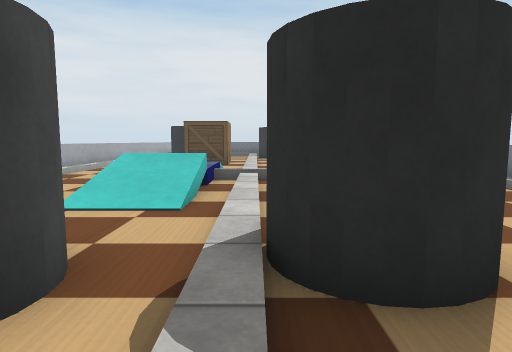
view 1 (above)

16 first-person views from a walk through a robot-simulator world made for Webots. The camera is 0.09 m above the floor, tilts 6° down and sees 75° across. The floor is counted in squares, 0.1 m on a side. Each view is taken from the middle of a square. On the plan, view 1 faces up. The plan holds only what a view shows up to about 11 squares ahead; the rest is blank. The robots in the file are not drawn. Webots' stock objects and surfaces are drawn as simple stand-ins.

view 2
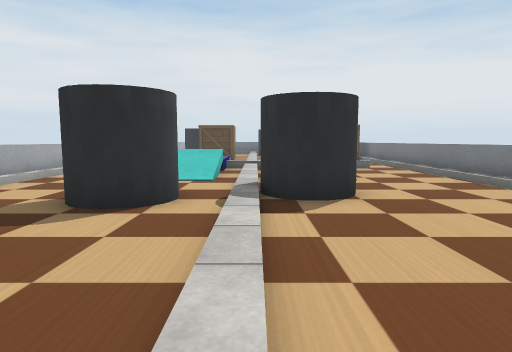

view 3
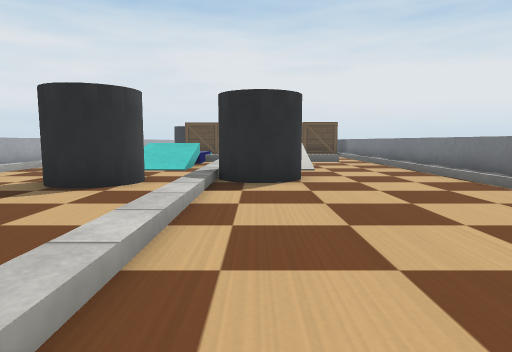

view 4
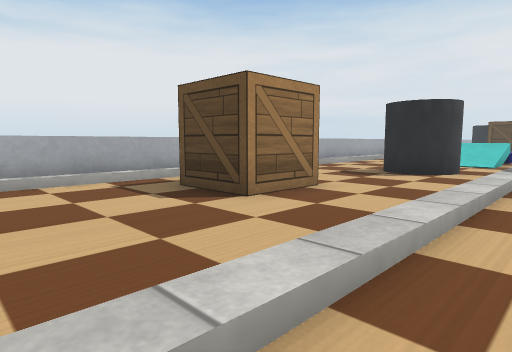

view 5
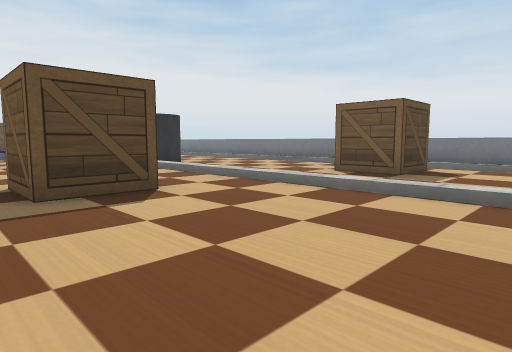

view 6
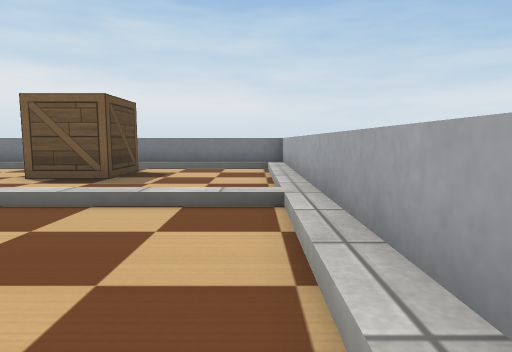

view 7
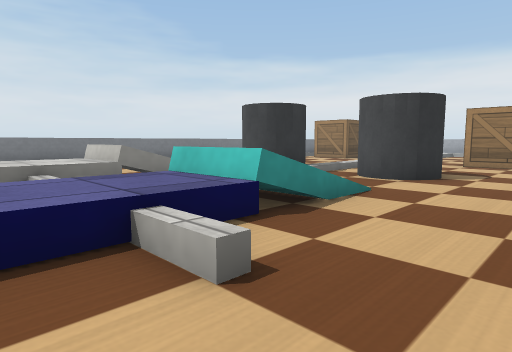

view 8
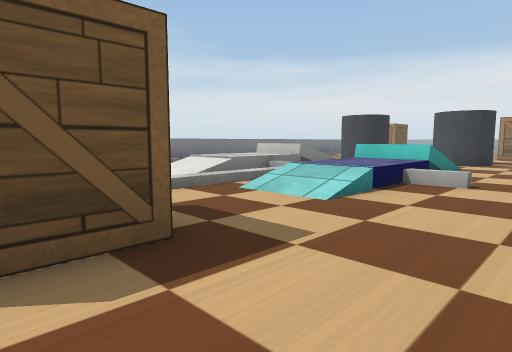

view 9
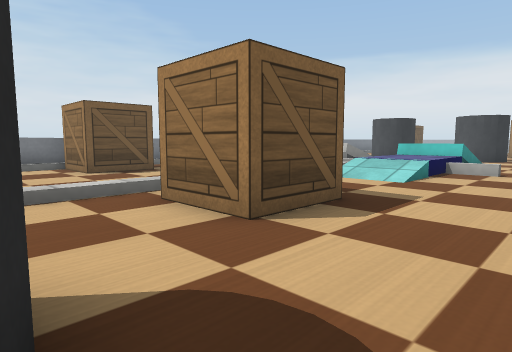

view 10
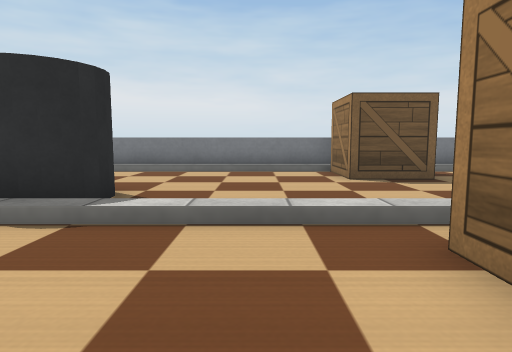

view 11
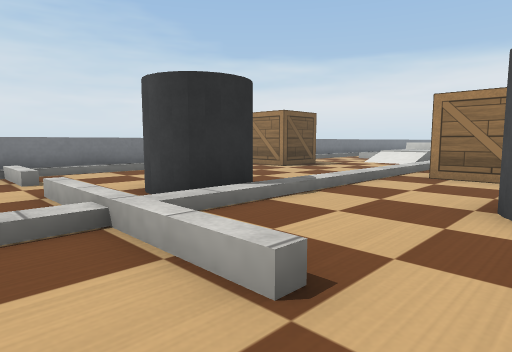

view 12
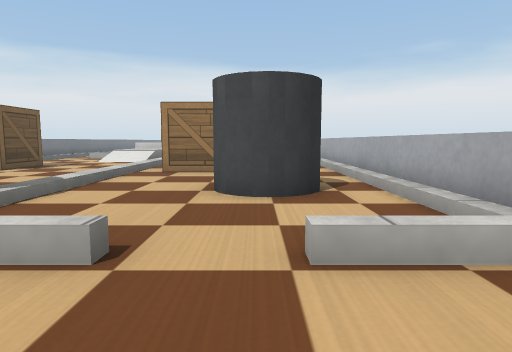

view 13
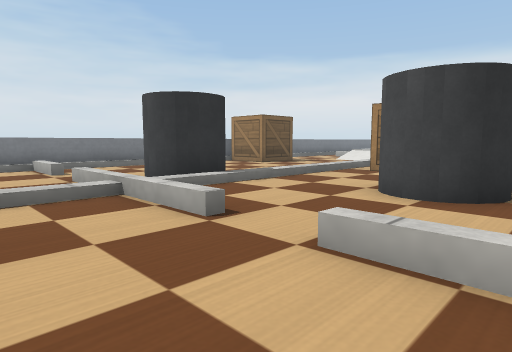

view 14
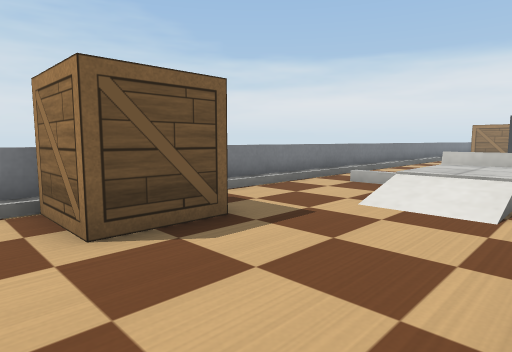

view 15
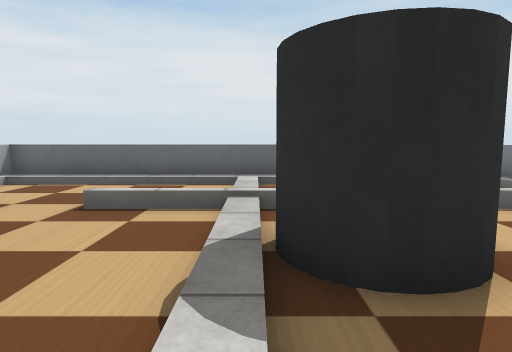

view 16
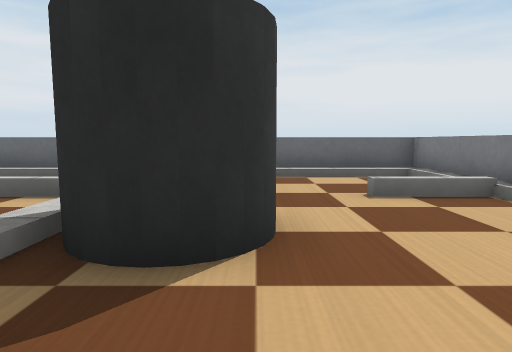

### Floor plan
Key: @ floor where view 1 was taken; # wall or solid block; x gap in a wall; . main floor; : floor 0.05 m higher than the main floor; / step, stairs or slope; = window, fence, low wall or low ledge; v drop or lower ground; B cyan box; A barrel; W white box; E wooden box.
Columns run from 7 left of view 1 to 7 right of it. Each row starts with its distance up from view 1.
 28 #######=#####=#
 27  ....../  .../#
 26  ....../ ..../#
 25  ....../...../#
 24 #==.======.==x#
 23 #....../AA.../#
 22 #......AAA.../#
 21 #.AAA../...../#
 20 #.AA.../...../#
 19 #....../...../#
 18 #....../...../#
 17 #...EE./...EE/#
 16 #...EE./...E E
 15  ....../...E
 14  ....../...../
 13  ....../...../#
 12   ..///// W../#
 11  .../.=//:=../#
 10  ..=/.v//:v=./#
  9  .../.v//:= ./#
  8  .../=B//=W  /#
  7 #...//B/  W../#
  6 #.../ B/  W../#
  5 #....../ ..../#
  4  ....../A..../#
  3  ...AA.A A.../#
  2   ..AA./A..../#
  1   ...../...../
  0   .....@.....
 -1   ...../....
 -2   ...../.....
 -3 # EEE../.....
 -4 #.EEE../....
 -5 #....../..E
 -6 #....../..EEE/
 -7 #....../...../#
 -8  ....../...../#
 -9  ....../ ..../
-10  ....../...../
-11    ####=#####=

Positions as (right, up) in squares from view 1, and headings:
1: (0, 0), facing up
2: (0, -4), facing up
3: (1, -5), facing up
4: (1, -8), facing up-left
5: (-6, -10), facing up-right
6: (-5, -10), facing right
7: (-6, 11), facing down-right
8: (-6, 17), facing down-right
9: (-6, 20), facing down-right
10: (-4, 19), facing right
11: (-4, 26), facing down-right
12: (-4, 27), facing down
13: (-6, 27), facing down-right
14: (0, 18), facing down-right
15: (0, 19), facing up
16: (2, 19), facing up
